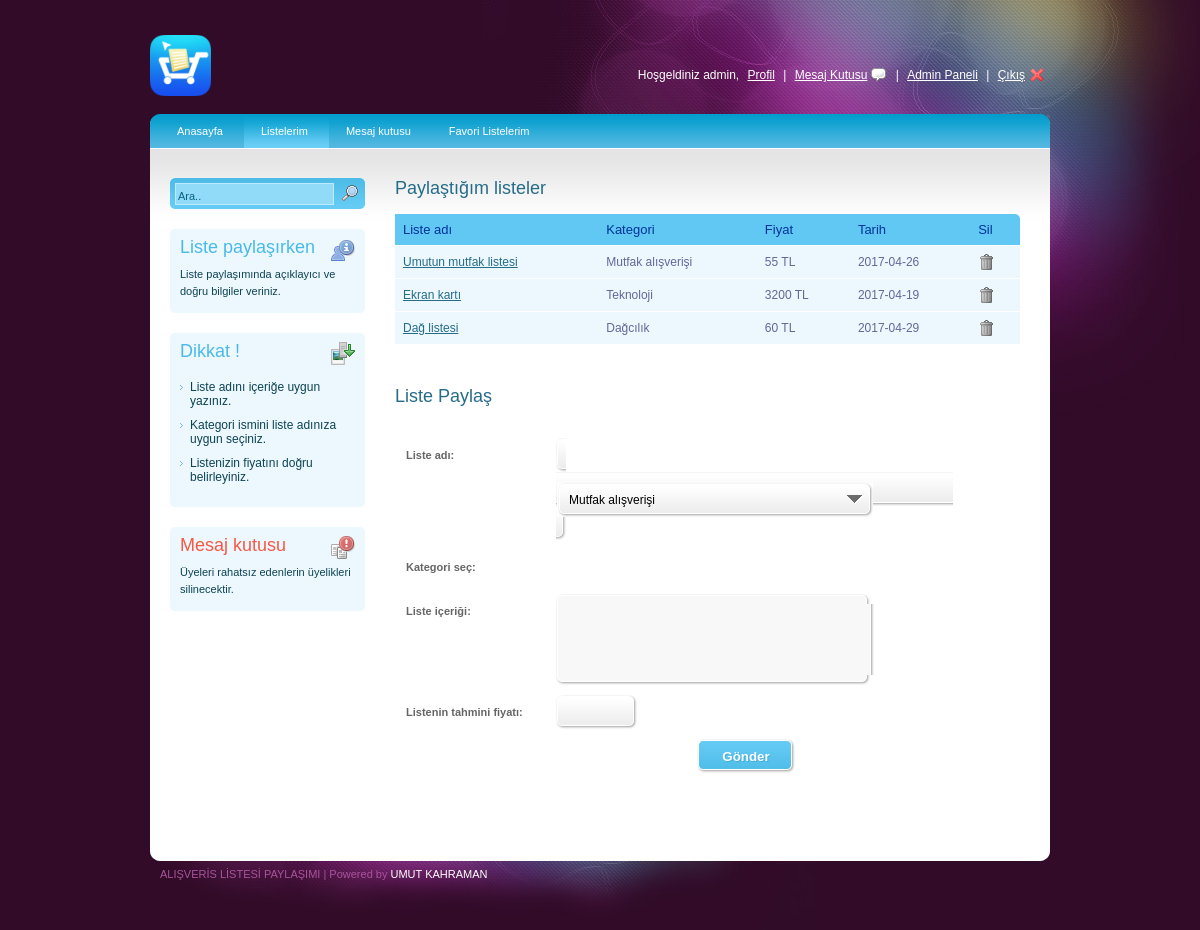
The page /listelerim.php (signed in) on the database its author committed.
### tables this page shows
CREATE TABLE `liste` (
  `ID` int(11) NOT NULL,
  `KullaID` int(11) DEFAULT NULL,
  `KategoriID` int(11) DEFAULT NULL,
  `Icerik` text,
  `KayitTarihi` date DEFAULT NULL,
  `ListeAdi` varchar(50) DEFAULT NULL,
  `Fiyat` int(11) DEFAULT NULL
);

CREATE TABLE `kategori` (
  `ID` int(11) NOT NULL,
  `KategoriAdi` varchar(60) NOT NULL
);

### listelerim.php (the view, shortened to what this page needs)
<?php
$kullaniciID=@$_SESSION["id"];
$listeler=mysql_query("SELECT liste.ID,KayitTarihi,Fiyat,kategori.KategoriAdi,ListeAdi FROM liste INNER JOIN kategori ON kategori.ID=liste.KategoriID WHERE KullaID='$kullaniciID'");
?>
<!DOCTYPE html PUBLIC "-//W3C//DTD XHTML 1.0 Transitional//EN" "http://www.w3.org/TR/xhtml1/DTD/xhtml1-transitional.dtd">
<html xmlns="http://www.w3.org/1999/xhtml">
<head>
    <link rel="stylesheet" type="text/css" href="style.css" />
    <link rel="stylesheet" type="text/css" media="all" href="niceforms-default.css" />
</head>
<body>
<div id="main_container">
    <?php include 'header.php' ?>
    <br>
    <div class="main_content">
        <div class="menu">
            <ul>
                <li><a href="index.php">Anasayfa</a></li>
                <li><a class="current" href="listelerim.php">Listelerim</a>
                </li>
                <li><a href="mesajlar.php">Mesaj kutusu</a>
                </li>
                <li><a href="favoriler.php">Favori Listelerim</a></li>
            </ul>
        </div>
        <div class="center_content">
            <div class="left_content">
                <div class="sidebar_search">
                    <form>
                        <input type="text" name="" class="search_input" value="Ara.." onclick="this.value=''" />
                        <input type="image" class="search_submit" src="images/search.png" />
                    </form>
                </div>
                <div class="sidebar_box">
                    <div class="sidebar_box_top"></div>
                    <div class="sidebar_box_content">
                        <h3>Liste paylaşırken</h3>
                        <img src="images/info.png" alt="" title="" class="sidebar_icon_right" />
                        <p>
                            Liste paylaşımında açıklayıcı ve doğru bilgiler veriniz.
                        </p>
                    </div>
                    <div class="sidebar_box_bottom"></div>
                </div>
                <div class="sidebar_box">
                    <div class="sidebar_box_top"></div>
                    <div class="sidebar_box_content">
                        <h3>Dikkat !</h3>
                        <img src="images/photo.png" alt="" title="" class="sidebar_icon_right" />
                        <ul>
                            <li>Liste adını içeriğe uygun yazınız.</li>
                            <li>Kategori ismini liste adınıza uygun seçiniz.</li>
                            <li>Listenizin fiyatını doğru belirleyiniz.</li>
                        </ul>
                    </div>
                    <div class="sidebar_box_bottom"></div>
                </div>
                <div class="sidebar_box">
                    <div class="sidebar_box_top"></div>
                    <div class="sidebar_box_content">
                        <h4>Mesaj kutusu</h4>
                        <img src="images/notice.png" alt="" title="" class="sidebar_icon_right" />
                        <p>
                            Üyeleri rahatsız edenlerin üyelikleri silinecektir.
                        </p>
                    </div>
                    <div class="sidebar_box_bottom"></div>
                </div>
            </div>
            <div class="right_content">
                <h2>Paylaştığım listeler</h2>
                <table id="rounded-corner">
                    <thead>
                    <tr>
                        <th scope="col" class="rounded">Liste adı</th>
                        <th scope="col" class="rounded">Kategori</th>
                        <th scope="col" class="rounded">Fiyat</th>
                        <th scope="col" class="rounded">Tarih</th>
                        <th scope="col" class="rounded-q4">Sil</th>
                    </tr>
                    </thead>
                    <tbody>
                    <?php
                    while($listeOku = mysql_fetch_assoc($listeler))
                    { ?>
                        <tr>
                            <td><a href="./listele.php?id=<?php echo "$listeOku[ID]" ?>"><?php echo "$listeOku[ListeAdi]"?></a></td>
                            <td><?php echo "$listeOku[KategoriAdi]";?></td>
                            <td><?php echo "$listeOku[Fiyat]";?> TL</td>
                            <td><?php echo "$listeOku[KayitTarihi]";?></td>
                            <td><a href="./listelerim.php?id=<?php echo "$listeOku[ID]" ?>" class="ask"><img src="images/trash.png" alt="" title="" border="0" /></a></td>
                        </tr>
                        <?php
                    }
                    ?>
                    </tbody>
                </table>
                                <br><br><br>
                                <h2>Liste Paylaş</h2>
                                <div class="form">
                                    <form action="listeEkle.php" method="post" class="niceform">
                                        <fieldset>
                                            <dl>
                                                <dt><label for="email">Liste adı:</label></dt>
                                                <dd><input type="text" name="listeAdi" id="" size="54" /></dd>
                                            </dl>
                            <dl>
                                <dt><label for="Kategori">Kategori seç:</label></dt>
                                <dd>
                                </dd>
                            </dl>
                            <dl>
                                <dt><label for="Liste">Liste içeriği:</label></dt>
                                <dd><textarea name="listeIcerik" id="" rows="5" cols="36"></textarea></dd>
                            </dl>
                            <dl>
                                <dt><label for="Fiyat">Listenin tahmini fiyatı:</label></dt>
                                <dd><input type="text" name="listeFiyat" id="" size="6" /></dd>
                            </dl>
                            <dl class="submit">
                                <input type="submit" name="gonder"  value="Gönder" />
                            </dl>
                        </fieldset>
                    </form>
                </div>
            </div>
        </div>
    </div>
    <div class="footer">
        <div class="left_footer">ALIŞVERİS LİSTESİ PAYLAŞIMI | Powered by <a href="http://twitter.com/hopehero3">UMUT KAHRAMAN</a></div>
    </div>
</div>
</body>
</html>

### style.css (style rules this page uses)
body { background:url(images/bg.jpg) no-repeat center top #310b28; font-family:Arial, Helvetica, sans-serif; padding:0; font-size:12px; margin:0 auto; color: #0e4354; }
a { color:#256c89; }
h2 { font-size:18px; color:#256c89; font-weight:normal; padding:0px 0 15px 0; margin:0px; clear:both; }
h3 { font-size:18px; color:#256c89; font-weight:normal; padding:15px 0 5px 20px; margin:0px; float:left; clear:both; }
#main_container { margin:0 auto; width:900px; padding:0px 0 0px 0; }
.main_content { margin:0 auto; width:900px; height:auto; padding:0px 0 50px 0; background:url(images/menu_bg.jpg) no-repeat center top #fff; }
.footer { width:900px;height:87px;background:url(images/footer_bg.jpg) no-repeat center top; }
.left_footer { float:left;padding:25px 0 0 10px;color:#a8549b;font-size:11px; }
.left_footer a { color:#FFFFFF;text-decoration:none; }
.menu { font-size:11px;padding:0px 10px 0 10px; float:left; width:880px; }
.menu ul { padding:0;margin:0;list-style-type:none; height:34px; }
.menu ul li { float:left;height:34px;line-height:34px; }
.menu a, .menu a:visited { display:block;float:left;height:100%;font-size:11px;text-decoration:none;color:#fff;padding:0 21px 0 17px; }
.menu a.current { background:url(images/menu_bg.gif) repeat-x center; }
.center_content { clear:both; }
.left_content { width:195px; float:left; padding:30px 0 0 20px; }
.right_content { width:625px; float:left; padding:30px 0 0 30px; }
.sidebar_search { background:url(images/sidebar_menu_top.gif) no-repeat center; width:195px; height:31px; margin:0 0 5px 0; }
input.search_input { width:155px; height:16px; margin:5px 0 0 5px; border:1px #bdebfd solid; background:#92dbf8; padding:4px 0 0 2px; float:left; color:#096184; font-size:11px; }
input.search_submit { float:left; background:none; border:none; margin:7px 0 0 8px; }
#rounded-corner { margin:0px; width:625px; text-align: left; border-collapse: collapse; }
#rounded-corner thead th.rounded-q4 { background: #60c8f2 url('images/right.jpg') right top no-repeat; }
#rounded-corner th { padding: 8px; font-weight: normal; font-size: 13px; color: #039; background: #60c8f2; }
#rounded-corner td { padding: 8px; background: #ecf8fd; border-top: 1px solid #fff; color: #669; }
.sidebar_box { width:195px; padding:15px 0 5px 0; }
.sidebar_box_top { width:195px;height:8px;background:url(images/sidebar_box_top.gif) no-repeat center bottom; }
.sidebar_box_bottom { width:195px;height:8px;background:url(images/sidebar_box_bottom.gif) no-repeat center bottom; }
.sidebar_box_content { width:175px;height:auto;background-color:#ecf8fd; padding:0 10px 0 10px; }
.sidebar_box_content h3 { color:#49bae8; float:left; font-size:18px; margin:0px;padding:0px; font-weight:normal; }
.sidebar_box_content h4 { color:#f75744; float:left; font-size:18px; margin:0px;padding:0px; font-weight:normal; }
.sidebar_box_content p { padding:5px 0 5px 0; margin:0px; clear:both; font-size:11px; text-align:left; line-height:17px; }
img.sidebar_icon_right { float:right; padding:0 0 0 0; }
.sidebar_box_content ul { list-style:none; padding:10px 0 10px 0; margin:0px; clear:both; }
.sidebar_box_content ul li { padding:5px 0 5px 10px; background:url(images/list_bullet.gif) no-repeat left top; background-position:0px 10px; }

### niceforms-default.css (style rules this page uses)
.form { width:600px; float:left; clear:both; }
fieldset { border:none; clear:both; }
label { font-size:11px; font-weight:bold; color:#666; }
dl { clear:both; width:600px; }
dl.submit { clear:both; width:500px; text-align:center; padding:0 0 0 90px; }
dt { float:left; text-align:left; width:140px; line-height:34px; padding:0 10px 10px 0; }
dd { float:left; width:400px; margin:0 0 10px 0; }
.NFText { border:none; vertical-align:middle; font:12px/15px Arial, Helvetica, sans-serif; background:none; float:left; }
.NFButton { width:auto; height:34px; padding:0 15px; font-weight:bold; background:url(img/button.gif) repeat-x 0 0; cursor:pointer; border:none;color:#FFFFFF; text-shadow:1px 1px #45add8;vertical-align:middle; }
.NFTextarea { border:none; background:none; font:12px/12px Arial, Helvetica, sans-serif; margin:0; }
select, input, textarea, button { outline:none; resize:none; }

### rows shown on the page
liste: ListeAdi "Umutun mutfak listesi", KategoriID.KategoriAdi "Mutfak alışverişi", Fiyat "55", KayitTarihi "2017-04-26"
liste: ListeAdi "Ekran kartı", KategoriID.KategoriAdi "Teknoloji", Fiyat "3200", KayitTarihi "2017-04-19"
liste: ListeAdi "Dağ listesi", KategoriID.KategoriAdi "Dağcılık", Fiyat "60", KayitTarihi "2017-04-29"

### other values the page prints
$_SESSION["kadi"] "admin"
